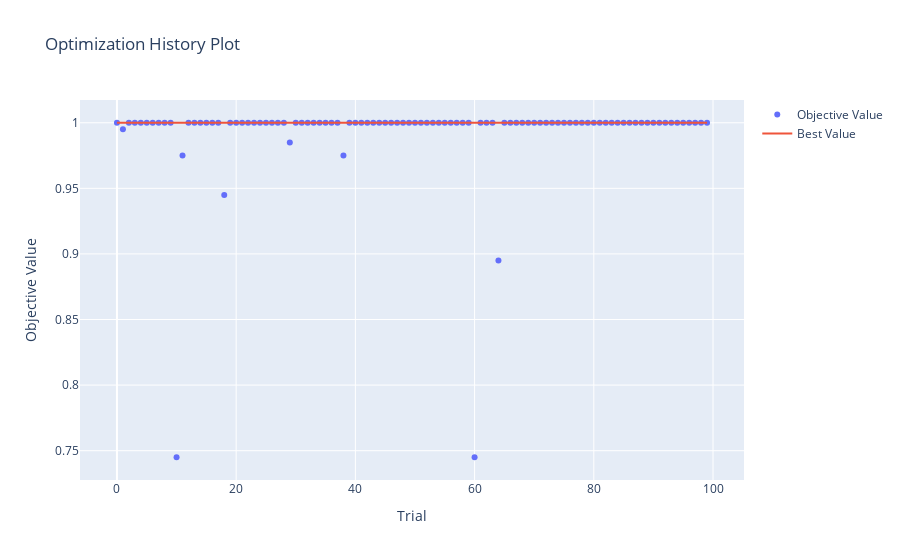

The notebook cell this image was saved under:
### Markdown cell above
Mejores parametros

### Code cell
print(studyRF.best_params)
optuna.visualization.plot_optimization_history(studyRF)

### Figure 1 — Plotly figure (JSON) as saved in the notebook; plotly's stock layout.template omitted (floating-point values rounded to 4 significant figures)
{"data": [{"mode": "markers", "name": "Objective Value", "type": "scatter", "x": [0, 1, 2, 3, 4, 5, 6, 7, 8, 9, 10, 11, 12, 13, 14, 15, 16, 17, 18, 19, 20, 21, 22, 23, 24, 25, 26, 27, 28, 29, 30, 31, 32, 33, 34, 35, 36, 37, 38, 39, 40, 41, 42, 43, 44, 45, 46, 47, 48, 49, 50, 51, 52, 53, 54, 55, 56, 57, 58, 59, 60, 61, 62, 63, 64, 65, 66, 67, 68, 69, 70, 71, 72, 73, 74, 75, 76, 77, 78, 79, 80, 81, 82, 83, 84, 85, 86, 87, 88, 89, 90, 91, 92, 93, 94, 95, 96, 97, 98, 99], "y": [1, 0.995, 1, 1, 1, 1, 1, 1, 1, 1, 0.745, 0.975, 1, 1, 1, 1, 1, 1, 0.945, 1, 1, 1, 1, 1, 1, 1, 1, 1, 1, 0.985, 1, 1, 1, 1, 1, 1, 1, 1, 0.975, 1, 1, 1, 1, 1, 1, 1, 1, 1, 1, 1, 1, 1, 1, 1, 1, 1, 1, 1, 1, 1, 0.745, 1, 1, 1, 0.895, 1, 1, 1, 1, 1, 1, 1, 1, 1, 1, 1, 1, 1, 1, 1, 1, 1, 1, 1, 1, 1, 1, 1, 1, 1, 1, 1, 1, 1, 1, 1, 1, 1, 1, 1]}, {"mode": "lines", "name": "Best Value", "type": "scatter", "x": [0, 1, 2, 3, 4, 5, 6, 7, 8, 9, 10, 11, 12, 13, 14, 15, 16, 17, 18, 19, 20, 21, 22, 23, 24, 25, 26, 27, 28, 29, 30, 31, 32, 33, 34, 35, 36, 37, 38, 39, 40, 41, 42, 43, 44, 45, 46, 47, 48, 49, 50, 51, 52, 53, 54, 55, 56, 57, 58, 59, 60, 61, 62, 63, 64, 65, 66, 67, 68, 69, 70, 71, 72, 73, 74, 75, 76, 77, 78, 79, 80, 81, 82, 83, 84, 85, 86, 87, 88, 89, 90, 91, 92, 93, 94, 95, 96, 97, 98, 99], "y": [1, 1, 1, 1, 1, 1, 1, 1, 1, 1, 1, 1, 1, 1, 1, 1, 1, 1, 1, 1, 1, 1, 1, 1, 1, 1, 1, 1, 1, 1, 1, 1, 1, 1, 1, 1, 1, 1, 1, 1, 1, 1, 1, 1, 1, 1, 1, 1, 1, 1, 1, 1, 1, 1, 1, 1, 1, 1, 1, 1, 1, 1, 1, 1, 1, 1, 1, 1, 1, 1, 1, 1, 1, 1, 1, 1, 1, 1, 1, 1, 1, 1, 1, 1, 1, 1, 1, 1, 1, 1, 1, 1, 1, 1, 1, 1, 1, 1, 1, 1]}, {"marker": {"color": "#cccccc"}, "mode": "markers", "name": "Infeasible Trial", "showlegend": false, "type": "scatter", "x": [], "y": []}], "layout": {"title": {"text": "Optimization History Plot"}, "xaxis": {"title": {"text": "Trial"}}, "yaxis": {"title": {"text": "Objective Value"}}}}
